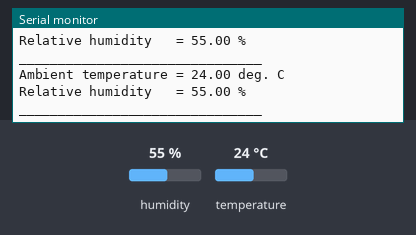
Simulated run of this sketch. Board: Arduino Uno, built with avr-gcc and run on an emulated ATmega328P. On the bench: the last lines printed to the serial monitor. Inputs (shaded band) come from the test bench; at power-on: humidity 55 %, temperature 24 °C.

Above: at 3.8 s.
3.9 s: humidity set to 22 %
At 7.5 s:
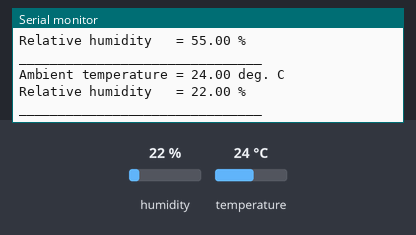
7.9 s: temperature set to 12 °C
At 9.6 s:
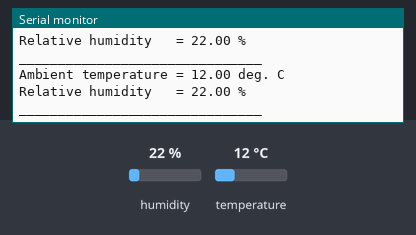
11.9 s: humidity set to 40 %
At 12.9 s:
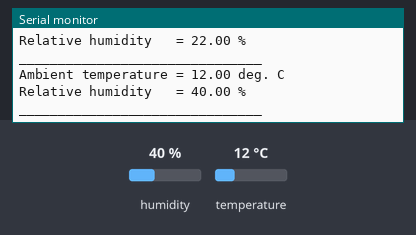
Timing chart, 0 to 14.9 s (numbered marks = the images above; inputs shaded):
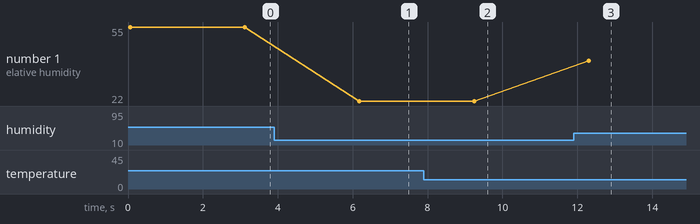

The sketch:

g3DHT.ino
```cpp
#include <dht.h>

dht DHT;
void setup() {
  // put your setup code here, to run once:
Serial.begin(9600);

}

void loop() {
  // put your main code here, to run repeatedly:
int chk = DHT.read11(6);
Serial.println("Ambient temperature = " + String(DHT.temperature)+" deg. C");
Serial.println("Relative humidity   = " + String(DHT.humidity)+" %");
Serial.println("_______________________________");

delay(3000);

}
```

Measured:
- after the input at 3.9 s, the serial monitor: prints a new line after 2.3 s (image 1)
- after the input at 7.9 s, the serial monitor: prints a new line after 1.3 s (image 2)
- after the input at 11.9 s, the serial monitor: prints a new line after 0.40 s (image 3)
- plotted number 1: 55 → 22 after the input at 3.9 s, 22 → 40 after the input at 11.9 s
